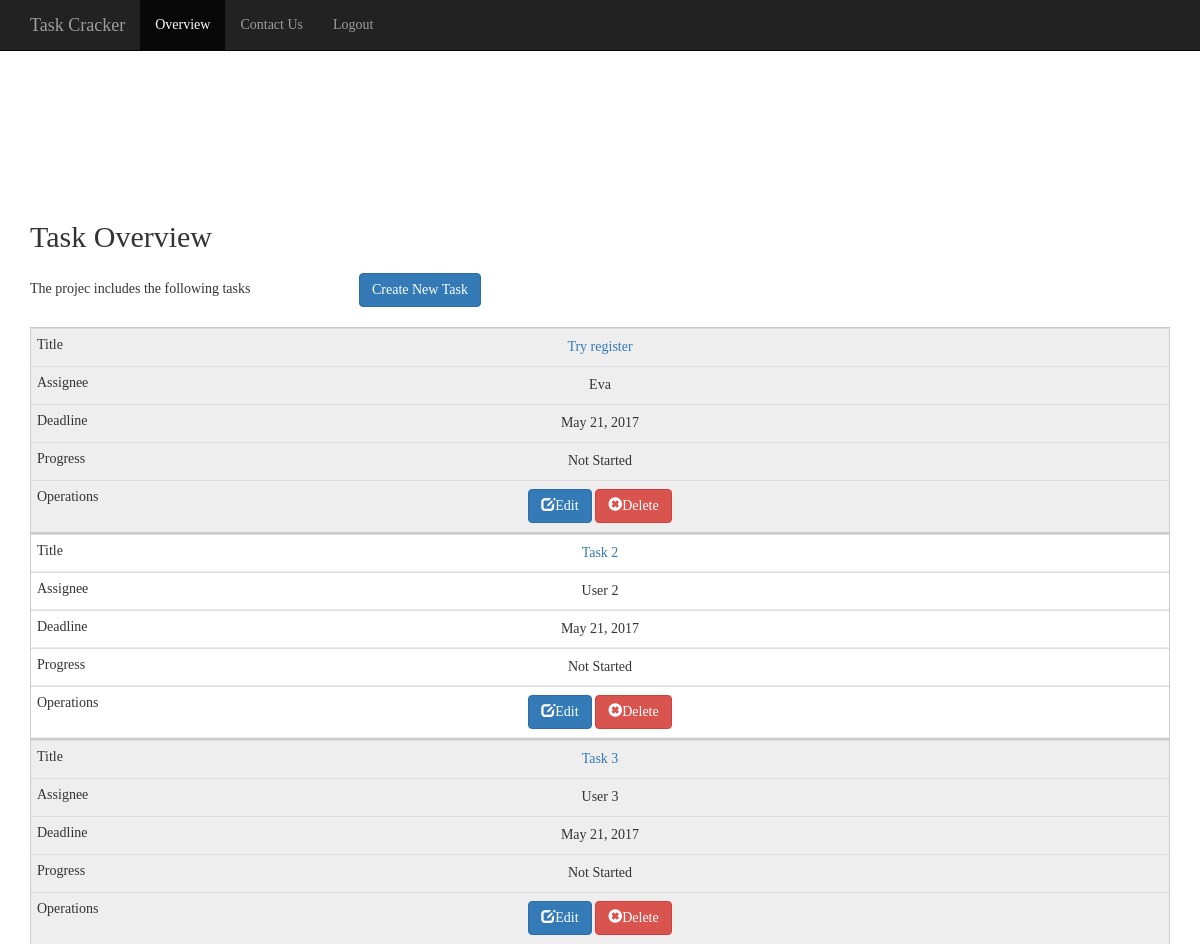
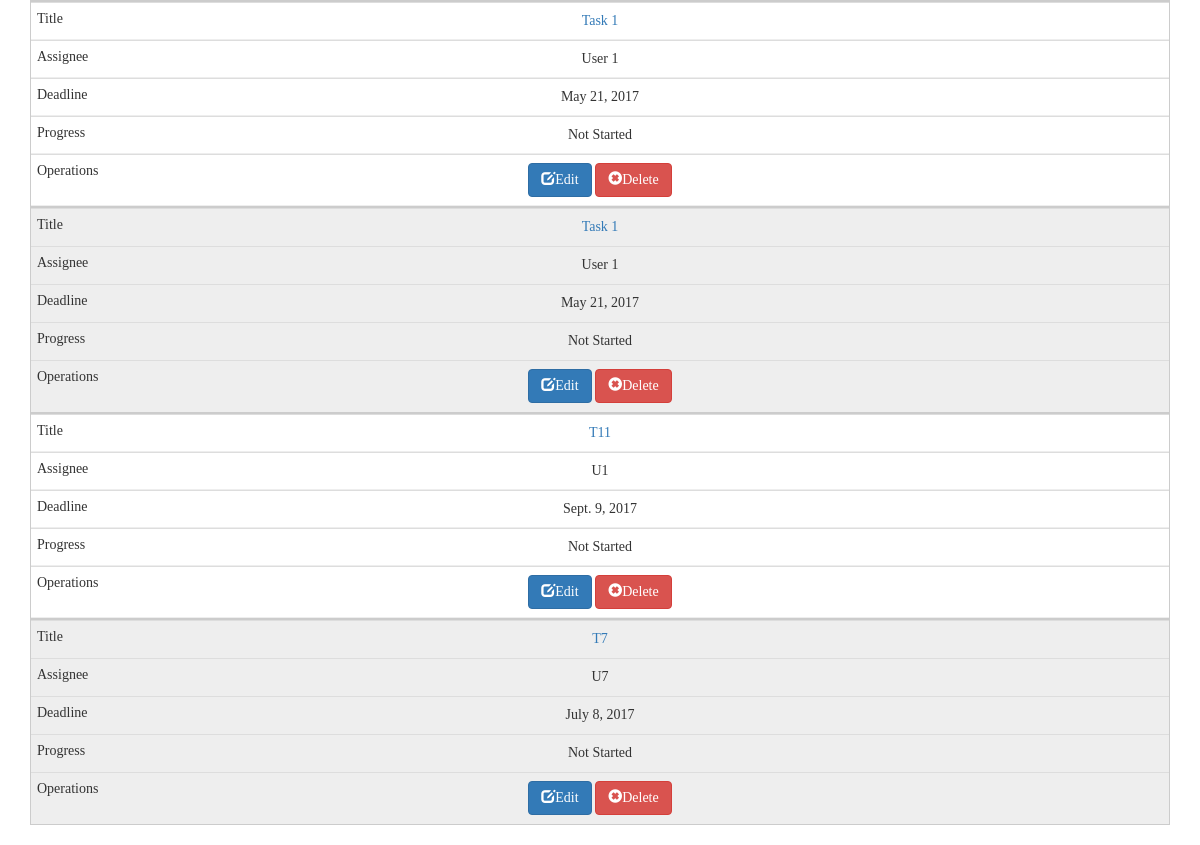
/task/ (signed in), run on an earlier commit of the app's database (2 pictures, top to bottom).
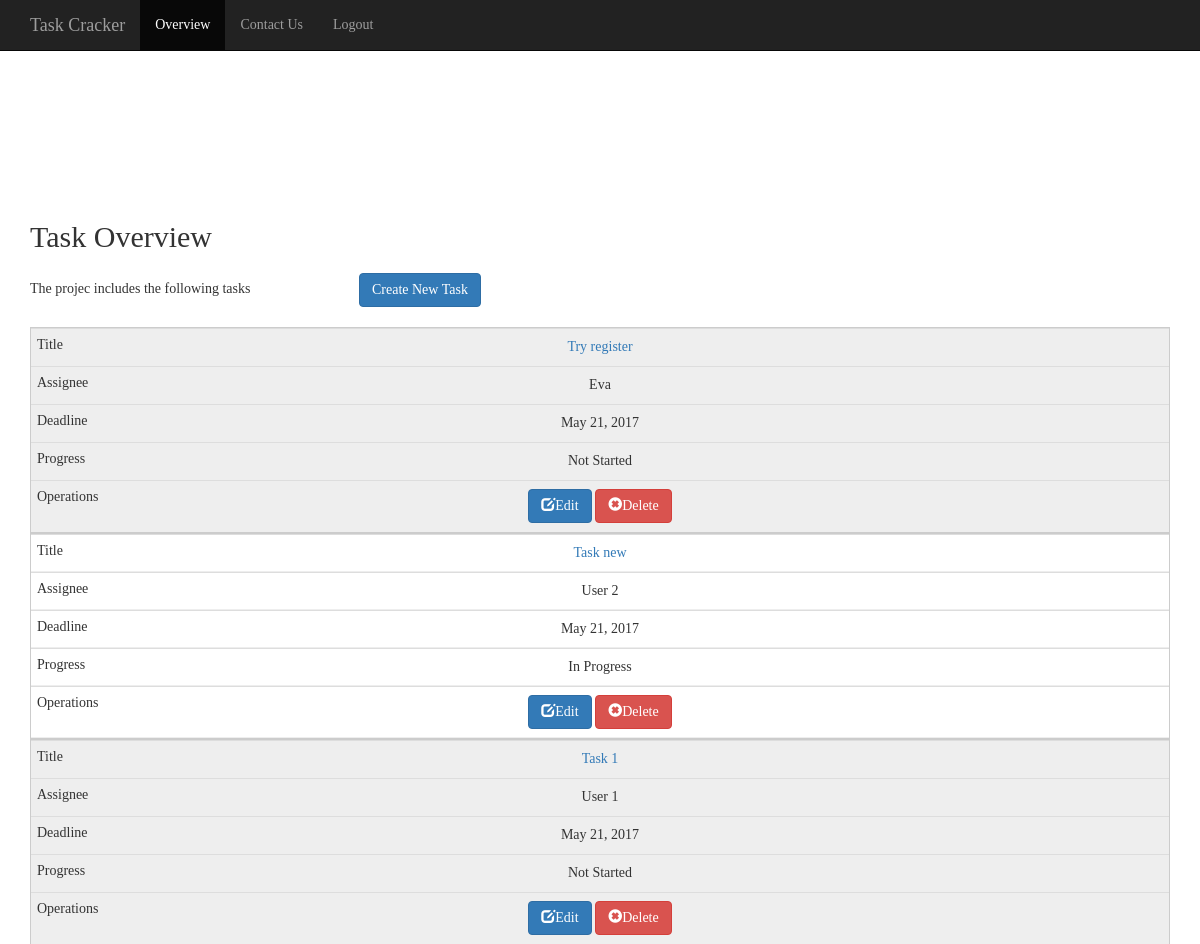
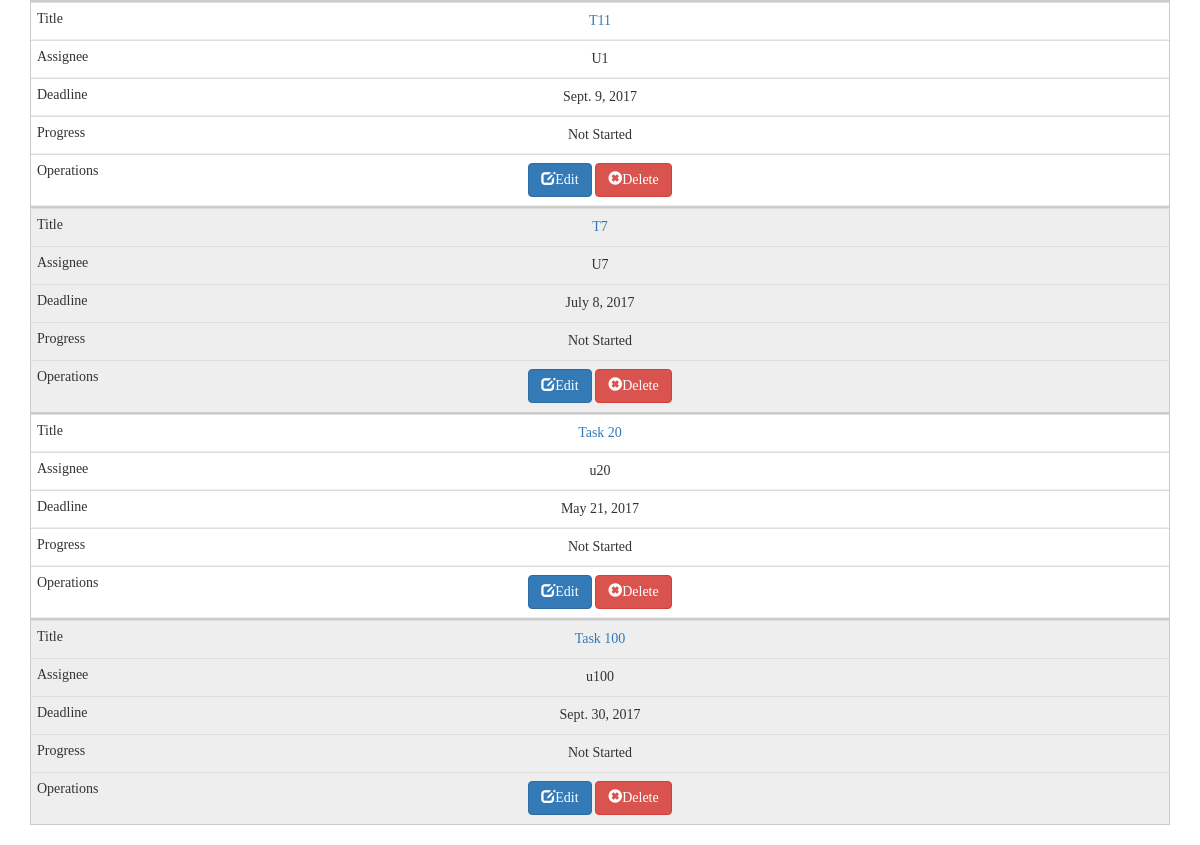
And on a later commit of the database (2 pictures, top to bottom).
### task/models.py (models this page shows, shortened)
class Task(models.Model):
    NOTSTARTED = 'Not Started'
    INPROGRESS = 'In Progress'
    FINISHED = 'Finished'
    PROGRESS_CHOICES = (
        (NOTSTARTED, 'Not Started'),
        (INPROGRESS, 'In Progress'),
        (FINISHED, 'Finished'),
    )
    progress = models.CharField(
        max_length=20,
        choices=PROGRESS_CHOICES,
        default=NOTSTARTED,
    )
    user = models.ForeignKey(User,default=1)
    assignee = models.CharField(max_length=500)
    title = models.CharField(max_length=500)
    description = models.TextField(blank=True, null=True)
    deadline = models.DateField()
    created_date = models.DateTimeField(
        blank=True, null=True)

### task/views.py (the view)
def index(request):
    if not request.user.is_authenticated:
        return render(request,'task/login.html')
    else:
        tasks = Task.objects.filter(user=request.user)
        return render(request, 'task/index.html', {
                'tasks': tasks,
            })

### task/templates/task/index.html (shortened to what this page needs)
<!DOCTYPE html>
<html lang="en">
<head>
    <link rel="stylesheet" href="https://maxcdn.bootstrapcdn.com/bootstrap/3.3.7/css/bootstrap.min.css">
</head>
<body>
    <nav class="navbar navbar-inverse navbar-fixed-top">
        <div class="container">
            <div class="navbar-header">
                <a class="navbar-brand">Task Cracker</a>
            </div>
            <ul class="nav navbar-nav">
                <li class="active"><a href="#TaskTable">Overview</a></li>
                <li><a href="{%url 'task:about' %}">Contact Us</a></li>
                <li><a href="{% url 'task:logout_user' %}">Logout</a></li>
            </ul>
        </div>
    </nav>
    <div class="container" style="margin-top: 200px">
        <h2>Task Overview</h2>
        <p>The projec includes the following tasks&nbsp&nbsp&nbsp&nbsp&nbsp&nbsp&nbsp&nbsp&nbsp&nbsp&nbsp&nbsp&nbsp&nbsp&nbsp&nbsp&nbsp&nbsp&nbsp&nbsp&nbsp&nbsp&nbsp&nbsp&nbsp&nbsp&nbsp&nbsp&nbsp&nbsp&nbsp<a href="{%url 'task:create_task' %}" class="btn btn-primary" role="button">Create New Task</a></p>
        <table class="table table-hover">
            <tbody>
            {%for task in tasks %}
                    <tr>
                        <td><a href="{%url 'task:detail' task.id %}"> {{ task.title }}</a></td>
                        <td>
                             {{ task.assignee }}
                        </td>
                         <td>
                             {{ task.deadline }}
                          </td>
                          <td>
                            {{ task.progress }}
                         </td>
                         <td>
                            <a href="{%url 'task:update' task.id %}"class="btn btn-primary" role="button">
                                <span class="glyphicon glyphicon-edit"></span>Edit</a>
                            <a href="{%url 'task:delete' task.id %}" class="btn btn-danger" role="button"><span class="glyphicon glyphicon-remove-sign"></span>Delete</a>
                        </td>
                        </tr>
            {% endfor %}
            </tbody>
        </table>
    </div>
</body>
</html>

### task/templates/task/index.html (style rules this page uses)
* { margin: 0; padding: 0; }
body { font: 14px/1.4 Georgia, Serif; }
p { margin: 20px 0; }
table { width: 100%; border-collapse: collapse; }
tr:nth-of-type(odd) { background: #eee; }
td, th { padding: 8px; border: 1px solid #ccc; text-align: center; }
@media only screen and (max-width: 760px),
(min-device-width: 768px) and (max-device-width: 1024px) { table, thead, tbody, th, td, tr { display: block; } }
@media only screen and (max-width: 760px),
(min-device-width: 768px) and (max-device-width: 1024px) { tr { border: 1px solid #ccc; } }
@media only screen and (max-width: 760px),
(min-device-width: 768px) and (max-device-width: 1024px) { td { border: none; border-bottom: 1px solid #eee; position: relative; padding-left: 50%; } }
@media only screen and (max-width: 760px),
(min-device-width: 768px) and (max-device-width: 1024px) { td:before { position: absolute; top: 6px; left: 6px; width: 45%; padding-right: 20px; white-space: nowrap; } }
@media only screen and (max-width: 760px),
(min-device-width: 768px) and (max-device-width: 1024px) { td:nth-of-type(1):before { content: "Title"; text-align: left } }
@media only screen and (max-width: 760px),
(min-device-width: 768px) and (max-device-width: 1024px) { td:nth-of-type(2):before { content: "Assignee"; text-align: left } }
@media only screen and (max-width: 760px),
(min-device-width: 768px) and (max-device-width: 1024px) { td:nth-of-type(3):before { content: "Deadline"; text-align: left } }
@media only screen and (max-width: 760px),
(min-device-width: 768px) and (max-device-width: 1024px) { td:nth-of-type(4):before { content: "Progress"; text-align: left } }
@media only screen and (max-width: 760px),
(min-device-width: 768px) and (max-device-width: 1024px) { td:nth-of-type(5):before { content: "Operations"; text-align: left; margin-right: 2px } }

What changed in the data, as far as the page shows it:
removed Task: title "Task 3", assignee "User 3", deadline "May 21, 2017", progress "Not Started"
removed Task: title "Task 1", assignee "User 1", deadline "May 21, 2017", progress "Not Started"
changed Task "User 2": title "Task 2" → "Task new"; progress "Not Started" → "In Progress"
added Task: title "Task 20", assignee "u20", deadline "May 21, 2017", progress "Not Started"
added Task: title "Task 100", assignee "u100", deadline "Sept. 30, 2017", progress "Not Started"
